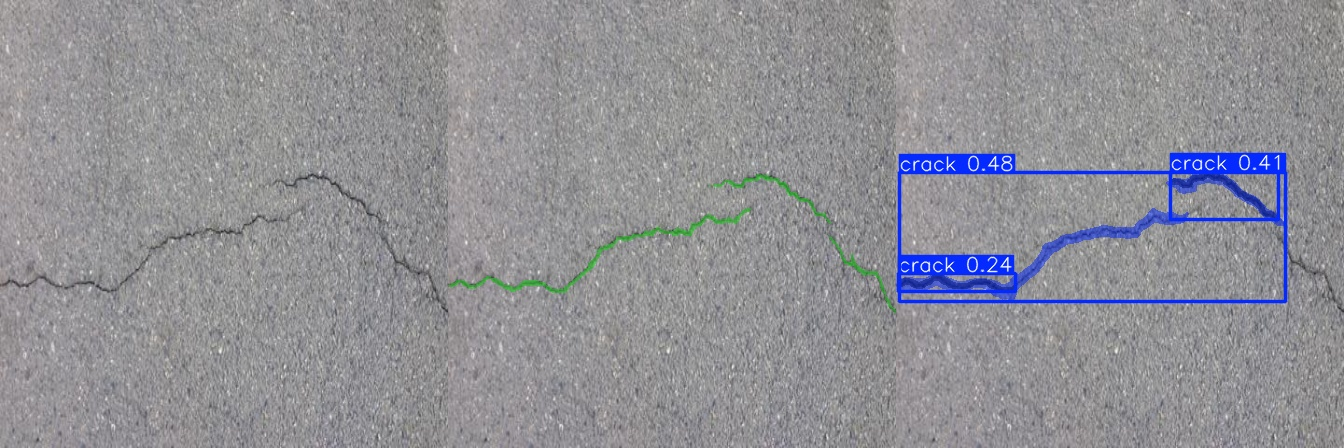
#> input picture reports/segmentation-check/local_epoch1_example_0.jpg, 1344 x 448 px
$ python -i preprocessing.py   (imports and definitions only)
#> lines starting #> are read from the running program, lines starting #| are printed output that depends on the picture
#> further down, picture is the input picture: shape (448, 1344, 3); mean B, G, R 150.2, 144.6, 144.5
import cv2
import numpy as np


def resize_image(img_bgr, size=(640, 640)):
    """Resize a BGR image to the given width and height.

    Args:
        img_bgr: Input image in BGR order.
        size: Target size as an int (square) or ``(width, height)`` tuple.

    Returns:
        Resized BGR image.
    """
#> called with size = (640, 640)
    dsize = (size, size) if isinstance(size, int) else size
    return cv2.resize(img_bgr, dsize, interpolation=cv2.INTER_LINEAR)
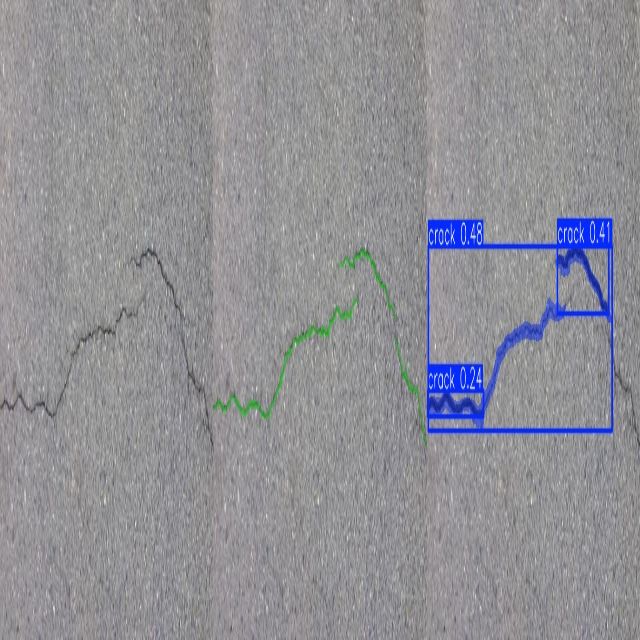
#> returned value: shape (640, 640, 3); mean of channels 0, 1, 2 150.1, 144.5, 144.4; drawn as B, G, R


def apply_clahe_bgr(img_bgr, clip_limit=3.0, tile_grid_size=(8, 8)):
    """Apply CLAHE contrast enhancement on the L channel in LAB space.

    Args:
        img_bgr: Input image in BGR order.
        clip_limit: CLAHE clip limit.
        tile_grid_size: CLAHE tile grid size.

    Returns:
        Contrast-enhanced BGR image.
    """
#> called with clip_limit = 2.5, tile_grid_size = (8, 8)
    lab = cv2.cvtColor(img_bgr, cv2.COLOR_BGR2LAB)
#> lab: shape (640, 640, 3); mean of channels 0, 1, 2 153.8, 129.7, 125.3
    l_channel, a_channel, b_channel = cv2.split(lab)
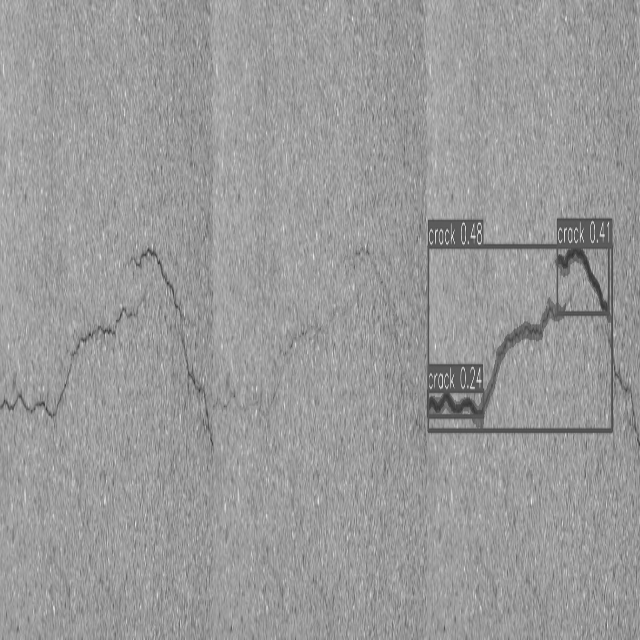
#> l_channel: shape (640, 640); min 49, max 241, mean 153.8
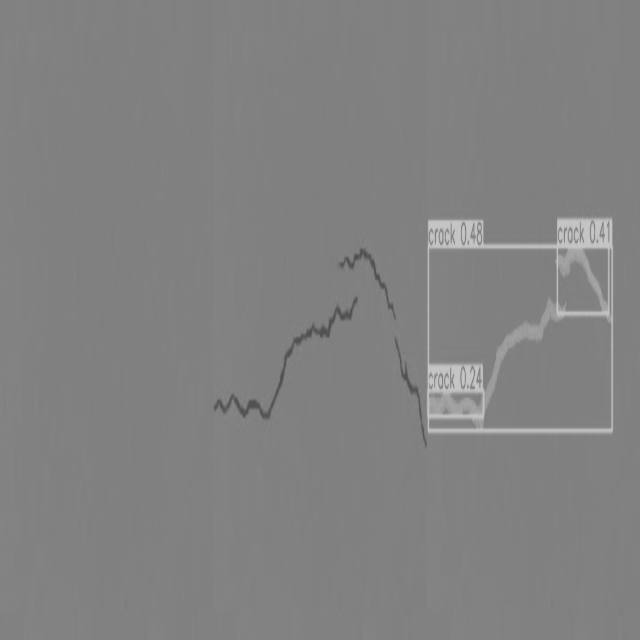
#> a_channel: shape (640, 640); min 78, max 199, mean 129.7
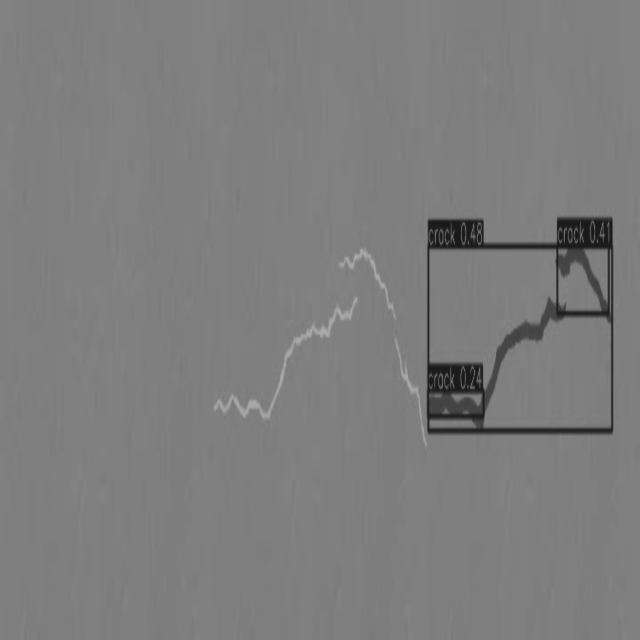
#> b_channel: shape (640, 640); min 25, max 172, mean 125.3
    clahe = cv2.createCLAHE(clipLimit=clip_limit, tileGridSize=tile_grid_size)
    l_channel = clahe.apply(l_channel)
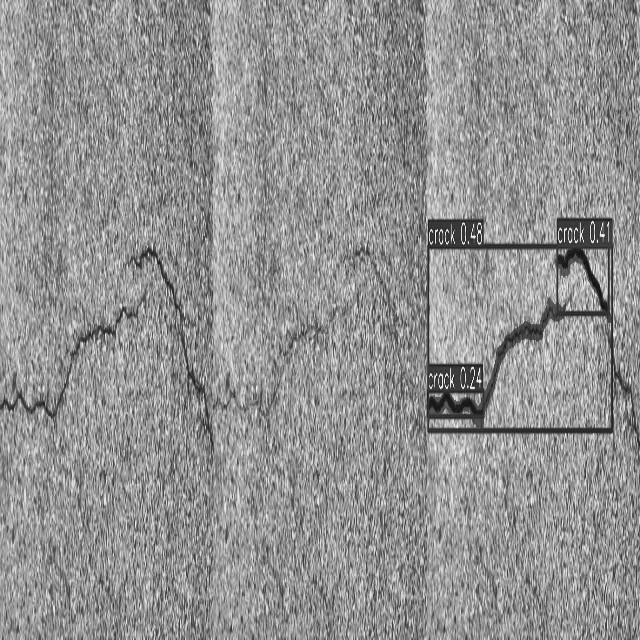
#> l_channel: shape (640, 640); min 16, max 250, mean 146.1
    return cv2.cvtColor(cv2.merge([l_channel, a_channel, b_channel]), cv2.COLOR_LAB2BGR)
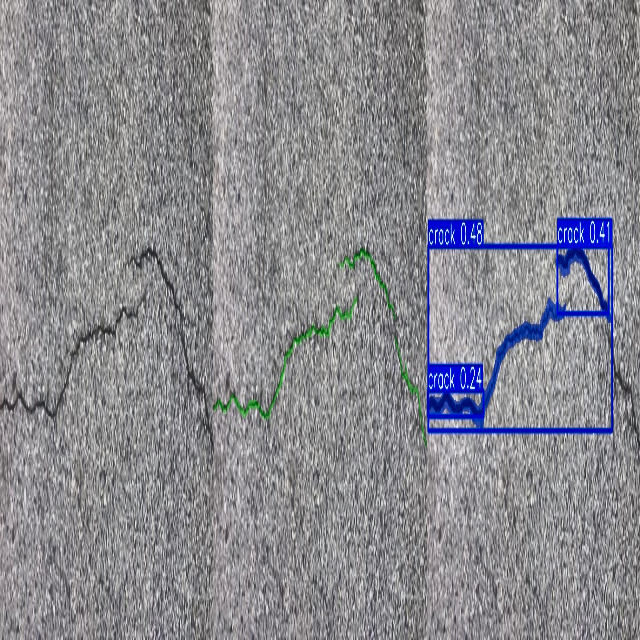
#> returned value: shape (640, 640, 3); mean B, G, R 142.7, 137.5, 137.4


def denoise_image(img_bgr):
    """Apply edge-preserving bilateral filtering.

    Args:
        img_bgr: Input image in BGR order.

    Returns:
        Denoised BGR image.
    """
    return cv2.bilateralFilter(img_bgr, d=6, sigmaColor=40, sigmaSpace=40)


def normalize_for_display(img_bgr):
    """Scale pixel values to ``[0, 1]`` for matplotlib display.

    Args:
        img_bgr: Input image in BGR order.

    Returns:
        Float array clipped to ``[0, 1]``.
    """
    img = img_bgr.astype(np.float32) / 255.0
    return np.clip(img, 0.0, 1.0)


def enhance_for_road_damage(img_bgr, size=(640, 640)):
    """Resize, boost contrast, and denoise an image for model inference.

    Args:
        img_bgr: Input image in BGR order.
        size: Target resize dimensions.

    Returns:
        Preprocessed BGR image ready for YOLO.
    """
    resized = resize_image(img_bgr, size=size)
    enhanced = apply_clahe_bgr(resized, clip_limit=2.5, tile_grid_size=(8, 8))
    return denoise_image(enhanced)

>>> import cv2
>>> picture = cv2.imread('../../reports/segmentation-check/local_epoch1_example_0.jpg')
>>> result = enhance_for_road_damage(picture)

$ run again, on reports/segmentation-check/local_epoch1_example_1.jpg
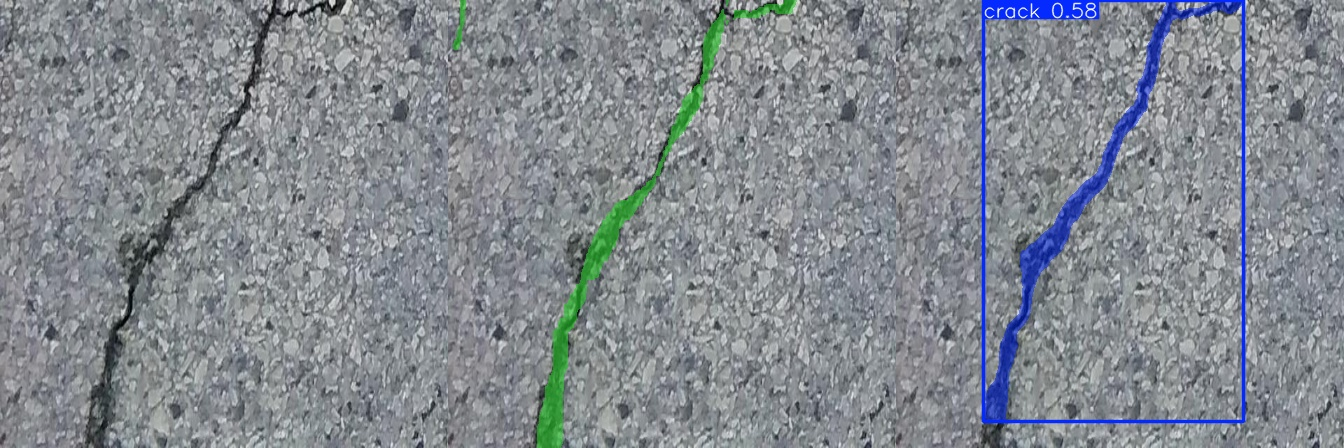
#> input picture reports/segmentation-check/local_epoch1_example_1.jpg, 1344 x 448 px
#> picture is the input picture: shape (448, 1344, 3); mean B, G, R 144.1, 137.7, 132
#> lab: shape (640, 640, 3); mean of channels 0, 1, 2 145.5, 127.9, 124
#> in apply_clahe_bgr, `l_channel, a_channel, b_channel = cv2.split(lab)`:
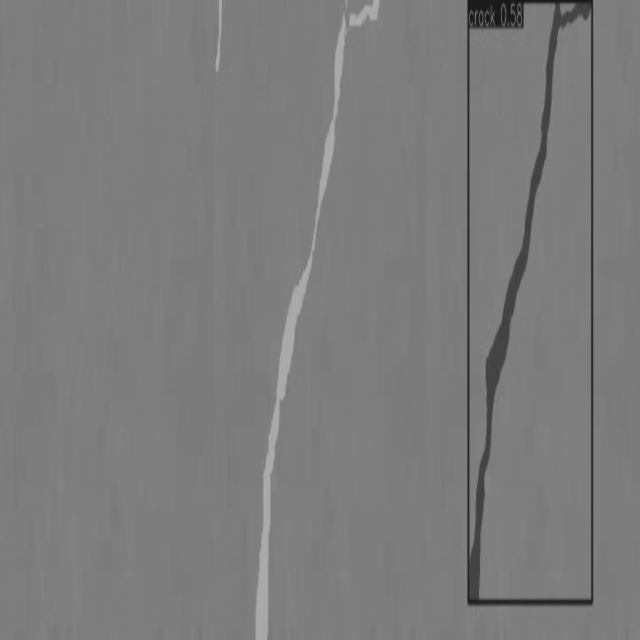
#> b_channel: shape (640, 640); min 25, max 173, mean 124
#> in apply_clahe_bgr, `return cv2.cvtColor(cv2.merge([l_channel, a_channel, b_channel]), cv2...`:
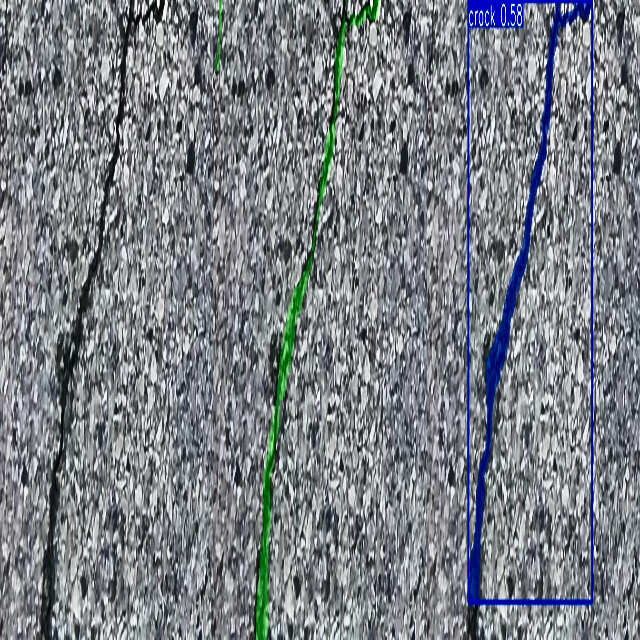
#> returned value: shape (640, 640, 3); mean B, G, R 133.9, 128, 122.5

$ run again, on reports/segmentation-check/local_epoch1_example_2.jpg
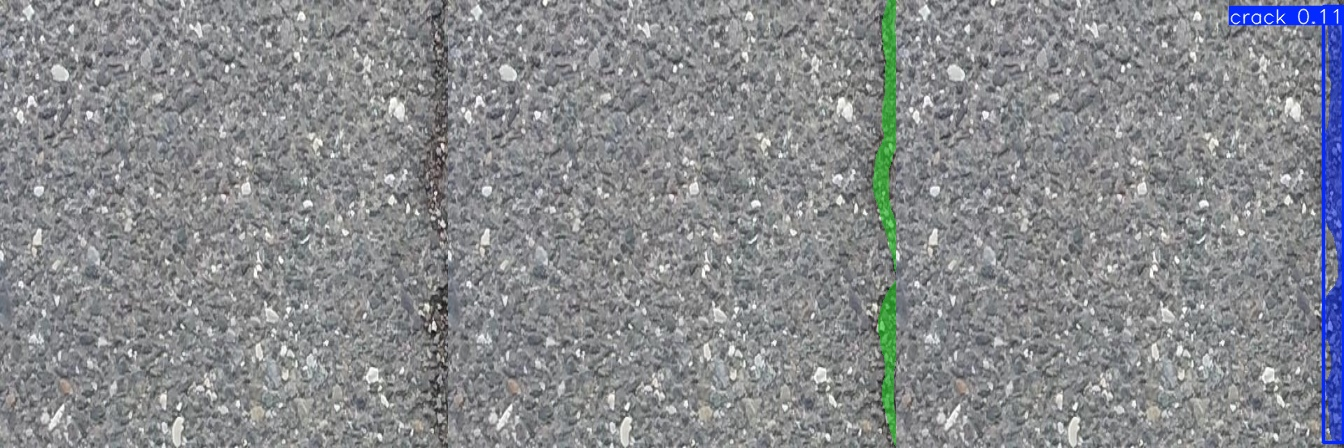
#> input picture reports/segmentation-check/local_epoch1_example_2.jpg, 1344 x 448 px
#> picture is the input picture: shape (448, 1344, 3); mean B, G, R 141.2, 138.1, 136.1
#> lab: shape (640, 640, 3); mean of channels 0, 1, 2 146.3, 128.3, 126.2
#> in apply_clahe_bgr, `l_channel, a_channel, b_channel = cv2.split(lab)`:
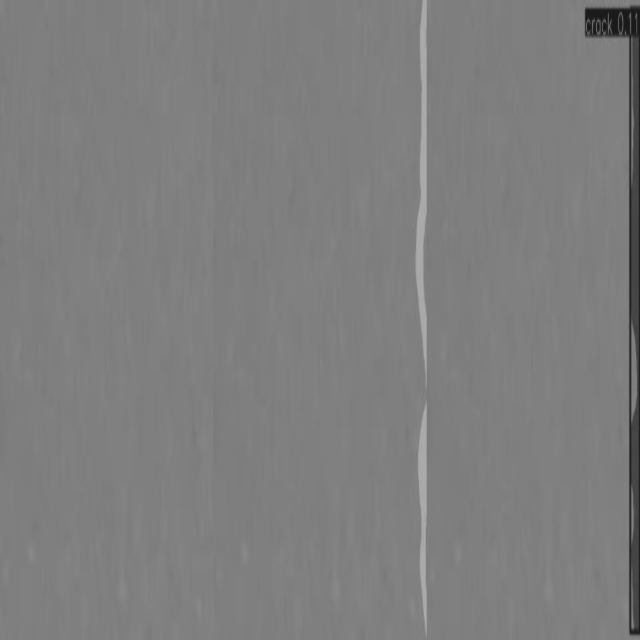
#> b_channel: shape (640, 640); min 25, max 173, mean 126.2
#> in apply_clahe_bgr, `return cv2.cvtColor(cv2.merge([l_channel, a_channel, b_channel]), cv2...`:
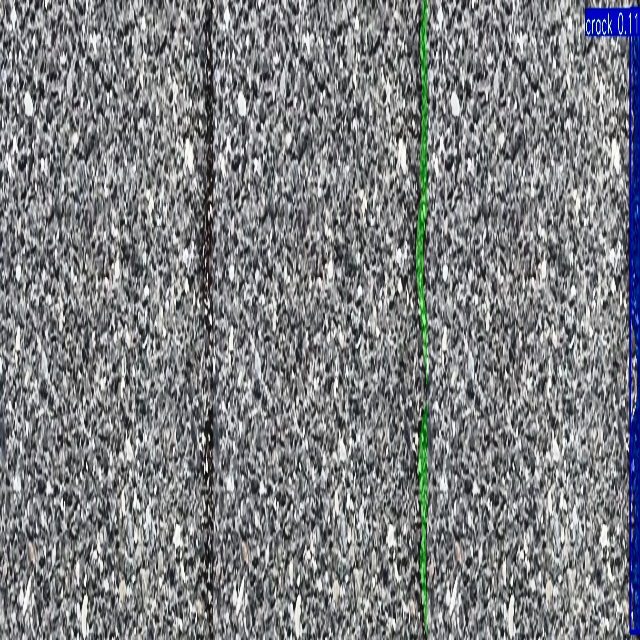
#> returned value: shape (640, 640, 3); mean B, G, R 130.4, 127.7, 125.7

$ run again, on reports/segmentation-check/local_epoch1_example_3.jpg
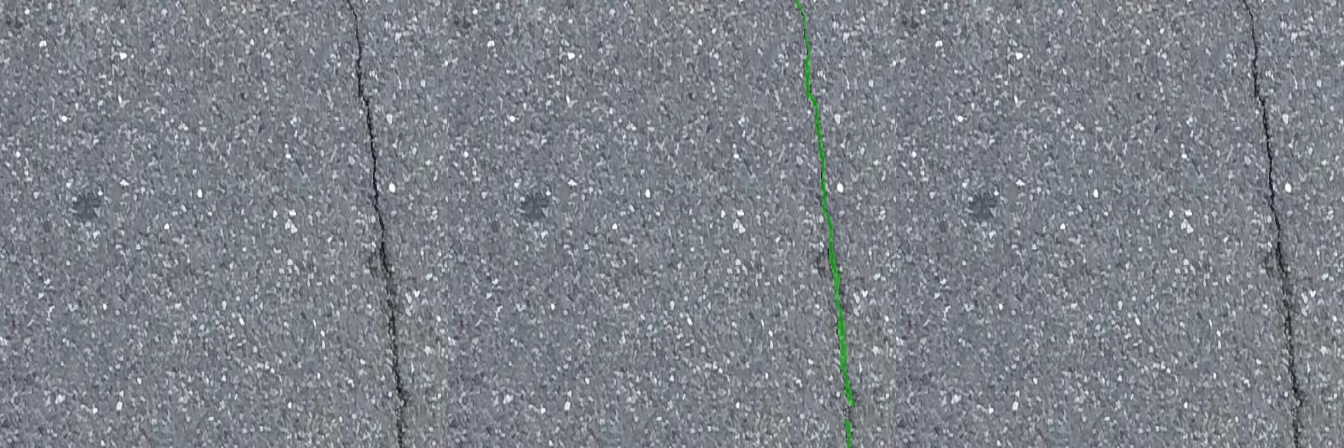
#> input picture reports/segmentation-check/local_epoch1_example_3.jpg, 1344 x 448 px
#> picture is the input picture: shape (448, 1344, 3); mean B, G, R 138.5, 129.9, 125.5
#> lab: shape (640, 640, 3); mean of channels 0, 1, 2 138.1, 128.2, 122.9
#> in apply_clahe_bgr, `l_channel, a_channel, b_channel = cv2.split(lab)`:
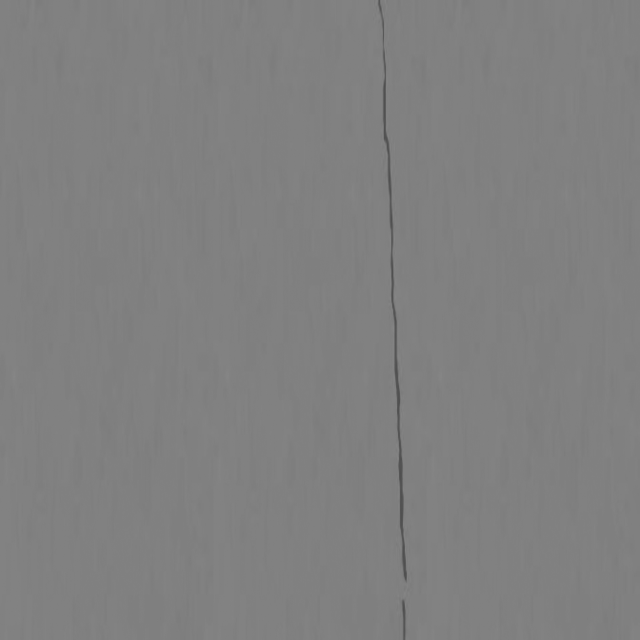
#> a_channel: shape (640, 640); min 78, max 134, mean 128.2
#> in apply_clahe_bgr, `l_channel = clahe.apply(l_channel)`:
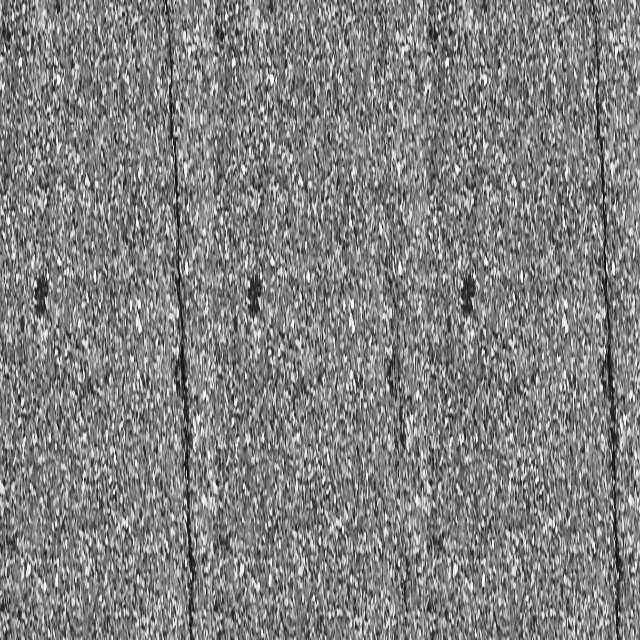
#> l_channel: shape (640, 640); min 6, max 255, mean 129.6
